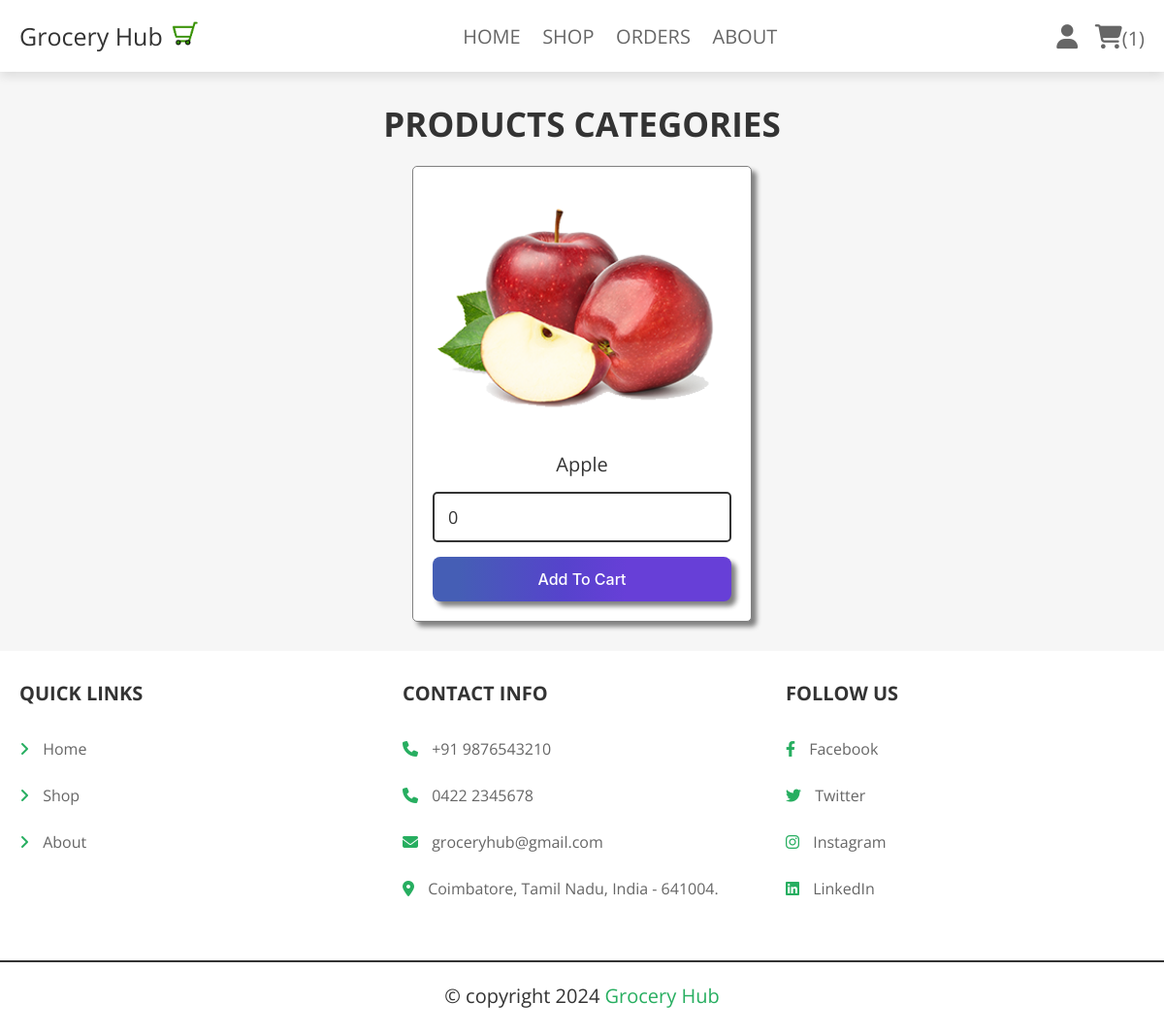
The app's page /category.php?category=Fruits (signed in) with its own data.
### tables this page shows
CREATE TABLE `products` (
  `id` int(100) NOT NULL,
  `name` varchar(100) NOT NULL,
  `category` varchar(20) NOT NULL,
  `price` int(100) NOT NULL,
  `image` varchar(100) NOT NULL,
  `stock` int(100) NOT NULL
);

### category.php (the view, shortened to what this page needs)
<?php
@include 'config.php';
?>
<!DOCTYPE html>
<html lang="en">
<head>
   <link rel="stylesheet" href="https://cdnjs.cloudflare.com/ajax/libs/font-awesome/6.1.1/css/all.min.css">
   <link rel="stylesheet" href="css/style.css">
</head>
<body>
<?php include 'header.php'; ?>
<section class="products">
   <h1 class="title">products categories</h1>
   <div class="box-container">
   <?php
      $category_name = $_GET['category'];
      $select_products = $conn->prepare("SELECT * FROM `products` WHERE category = ?");
      $select_products->execute([$category_name]);
      if($select_products->rowCount() > 0){
         while($fetch_products = $select_products->fetch(PDO::FETCH_ASSOC)){
   ?>
   <form action="" class="box" method="POST">
      <div class="price">₹<span><?= $fetch_products['price']; ?></span>/-</div>
      <img src="uploaded_img/<?= $fetch_products['image']; ?>" alt="">
      <div class="name"><?= $fetch_products['name']; ?></div>
      <input type="number" min="1" value="0" name="p_qty" class="qty">
      <input type="submit" value="add to cart" class="btn" name="add_to_cart">
   </form>
   <?php
         }
      }else{
         echo '<p class="empty">no products available!</p>';
      }
   ?>
   </div>
</section>
<?php include 'footer.php'; ?>
</body>
</html>

### css/style.css (style rules this page uses)
.products .box-container { display: grid; grid-template-columns: repeat(auto-fit, 35rem); gap:1.5rem; justify-content: center; align-items: flex-start; }
.products .box-container .box { padding:2rem; text-align: center; border:var(--border); border: 1px solid gray; background-color: var(--white); box-shadow: 5px 5px 5px gray; border-radius: .5rem; }
.products .box-container .box .price { position: absolute; top:1rem; left:1rem; padding:1rem; border-radius: .5rem; background-color: var(--red); font-size: 1.8rem; color:var(--white); }
.products .box-container .box .price span { font-size: 2.5rem; color:var(--white); margin:0 .2rem; }
.products .box-container .box img { width: 100%; margin-bottom: 1rem; height: 25rem; object-fit: cover; }
.products .box-container .box .name { font-size: 2rem; color:var(--black); padding:1rem 0; }
.products .box-container .box .qty { margin:.5rem 0; border-radius: .5rem; padding:1.2rem 1.4rem; font-size: 1.8rem; color:var(--black); border:var(--border); width: 100%; }

### css/components.css (style rules this page uses)
:root { --green:#27ae60; --orange:#f39c12; --red:#e74c3c; --black:#333; --light-color:#666; --white:#fff; --light-bg:#f6f6f6; --border:.2rem solid var(--black); --color-1:#B0C4DE; --color-2: #E1EBEE; --box-shadow:0 .5rem 1rem rgba(0,0,0,.1); }
* { font-family: 'Open Sans', sans-serif; margin:0; padding:0; box-sizing: border-box; outline: none; border:none; text-decoration: none; color:var(--black); }
body { background-color: var(--light-bg); }
html { font-size: 62.5%; overflow-x: hidden; scroll-behavior: smooth; scroll-padding-top: 6.5rem; }
section { padding:3rem 2rem; max-width: 1200px; margin:0 auto; }
.btn, .delete-btn, .option-btn { display: block; width: 100%; margin-top: 1rem; border-radius: .5rem; padding:1.3rem 3rem; text-transform: capitalize; cursor: pointer; text-align: center; border-radius: 8px; border-style: none; box-sizing: border-box; color: #FFFFFF; cursor: pointer; flex-shrink: 0; font-family: "Inter UI","SF Pro Display",-apple-system,BlinkMacSystemFont,"Segoe UI",Roboto,Oxygen,Ubuntu,Cantarell,"Open Sans","Helvetica Neue",sans-serif; font-size: 16px; font-weight: 500; box-shadow: 5px 5px 5px gray; user-select: none; -webkit-user-select: none; touch-action: manipulation; }
.btn { background-image: linear-gradient(92.88deg, #455EB5 9.16%, #5643CC 43.89%, #673FD7 64.72%); }
.title { text-align: center; margin-bottom: 2rem; text-transform: uppercase; color:var(--black); font-size: 3.5rem; }

### records on screen
products: image (picture), name "Apple"

### other values on screen
$count_cart_items->rowCount() "1"
